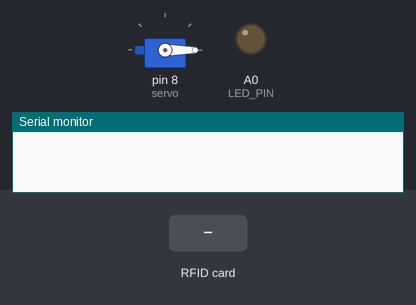
Recording of a sketch running on a simulated Arduino Uno, built with avr-gcc and run on an emulated ATmega328P. On the bench: servo, output pins drawn as LEDs (lit = HIGH), the last lines printed to the serial monitor. The test bench sets the inputs (shaded band). Pins used as bus, display or sensor lines are not drawn.

Above: at 1.2 s.
1.3 s: RFID card 80 C6 79 7A held to the reader
At 1.6 s:
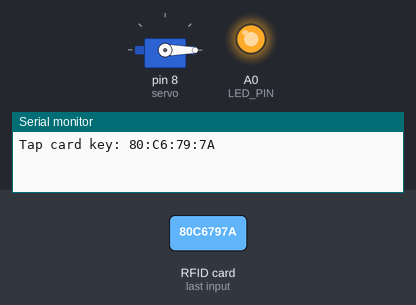
At 2.76 s:
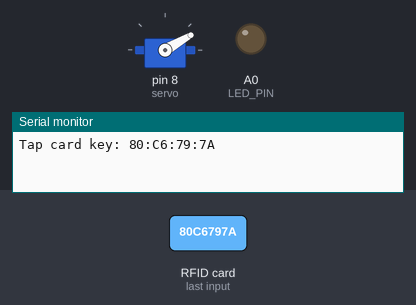
Timing chart, 0 to 10.3 s (numbered marks = the images above; inputs shaded):
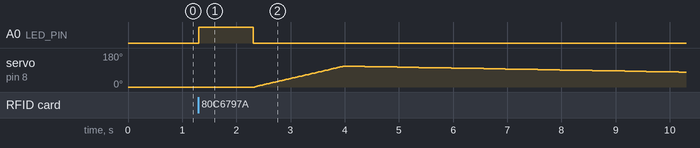

Measured:
- after the input at 1.3 s, A0 (LED_PIN): LOW → HIGH at once, → LOW 1.0 s later; servo on pin 8 (servo): rises from 0° to 110° in 1.6 s, then falls to 79° in 6.2 s

The sketch:

sketch_jan19a.ino
```cpp
#include "SPI.h"
#include "MFRC522.h"
#include <Servo.h>


#define SS_PIN 10
#define RST_PIN 9
#define LED_PIN A0
#define LED_PIN2 A2

Servo servo;
int angle = 0 ;

MFRC522 rfid(SS_PIN, RST_PIN);

MFRC522::MIFARE_Key key;

void setup() {
    Serial.begin(9600);
    SPI.begin();
    rfid.PCD_Init();
    pinMode(LED_PIN, OUTPUT);
    servo.attach(8);
    servo.write(angle);
}

void loop() {
  if (!rfid.PICC_IsNewCardPresent() || !rfid.PICC_ReadCardSerial())
    return;

  // Serial.print(F("PICC type: "));
  MFRC522::PICC_Type piccType = rfid.PICC_GetType(rfid.uid.sak);
  // Serial.println(rfid.PICC_GetTypeName(piccType));

  // Check is the PICC of Classic MIFARE type
  if (piccType != MFRC522::PICC_TYPE_MIFARE_MINI &&
    piccType != MFRC522::PICC_TYPE_MIFARE_1K &&
    piccType != MFRC522::PICC_TYPE_MIFARE_4K) {
    Serial.println(F("Your tag is not of type MIFARE Classic."));
    return;
  }

  String strID = "";
  for (byte i = 0; i < 4; i++) {
    strID +=
    (rfid.uid.uidByte[i] < 0x10 ? "0" : "") +
    String(rfid.uid.uidByte[i], HEX) +
    (i!=3 ? ":" : "");
  }
  strID.toUpperCase();

  Serial.print("Tap card key: ");
  Serial.println(strID);

  // Code to control the LED by removing the variable strID compared
  if (strID.indexOf("80:C6:79:7A") >= 0) {
    digitalWrite(LED_PIN, HIGH);
    delay(1000);
    digitalWrite(LED_PIN, LOW);
    // scan from 0 to 180 degrees
  for(angle = 0; angle < 110; angle++)
  {
    servo.write(angle);
    delay(15);
  }
  // now scan back from 180 to 0 degrees
  for(angle = 110; angle > 0; angle--)
  {
    servo.write(angle);
    delay(200);
  }
  } else {
    digitalWrite(LED_PIN2, HIGH);
    delay(1000);
    digitalWrite(LED_PIN2, LOW);
  }

  rfid.PICC_HaltA();
  rfid.PCD_StopCrypto1();
}
```
